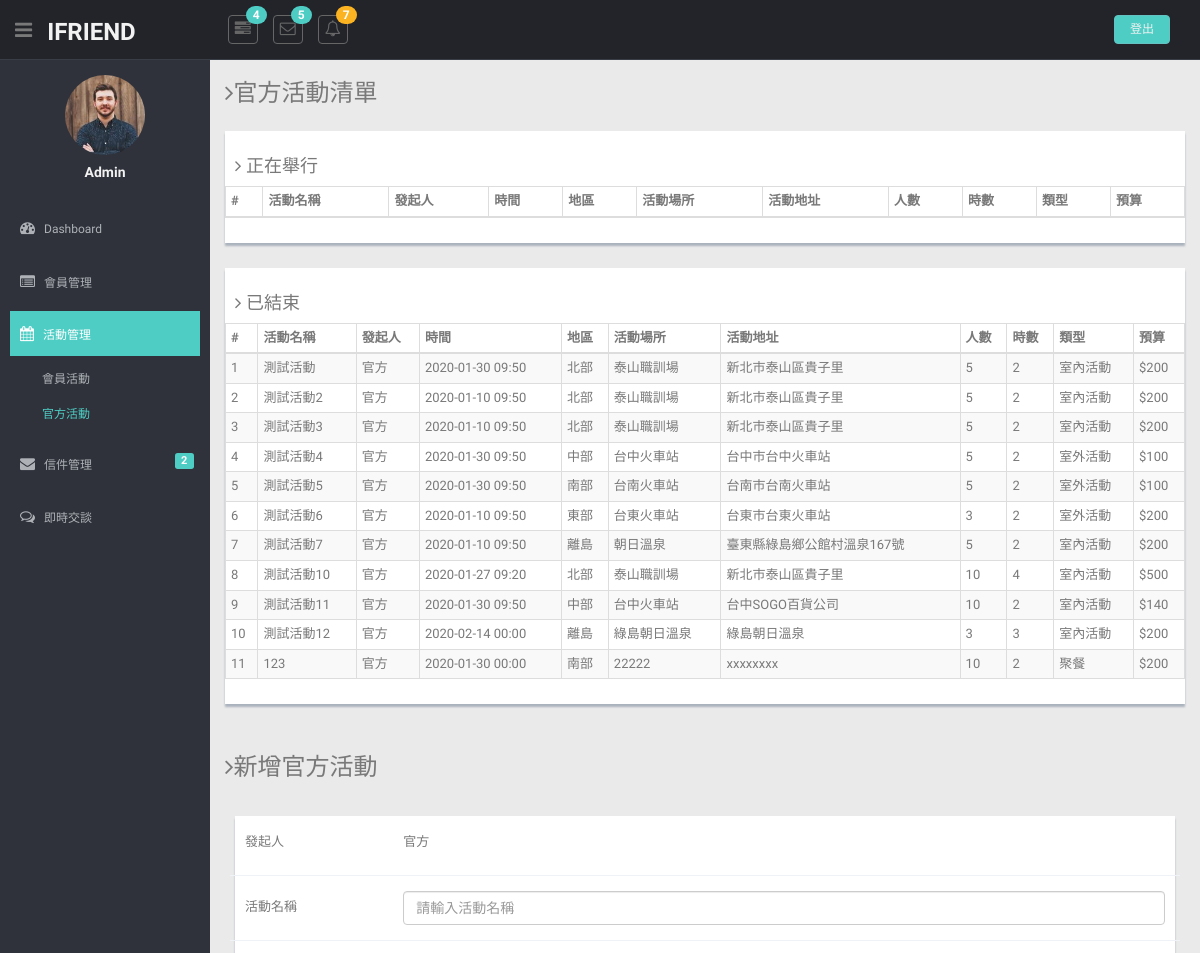
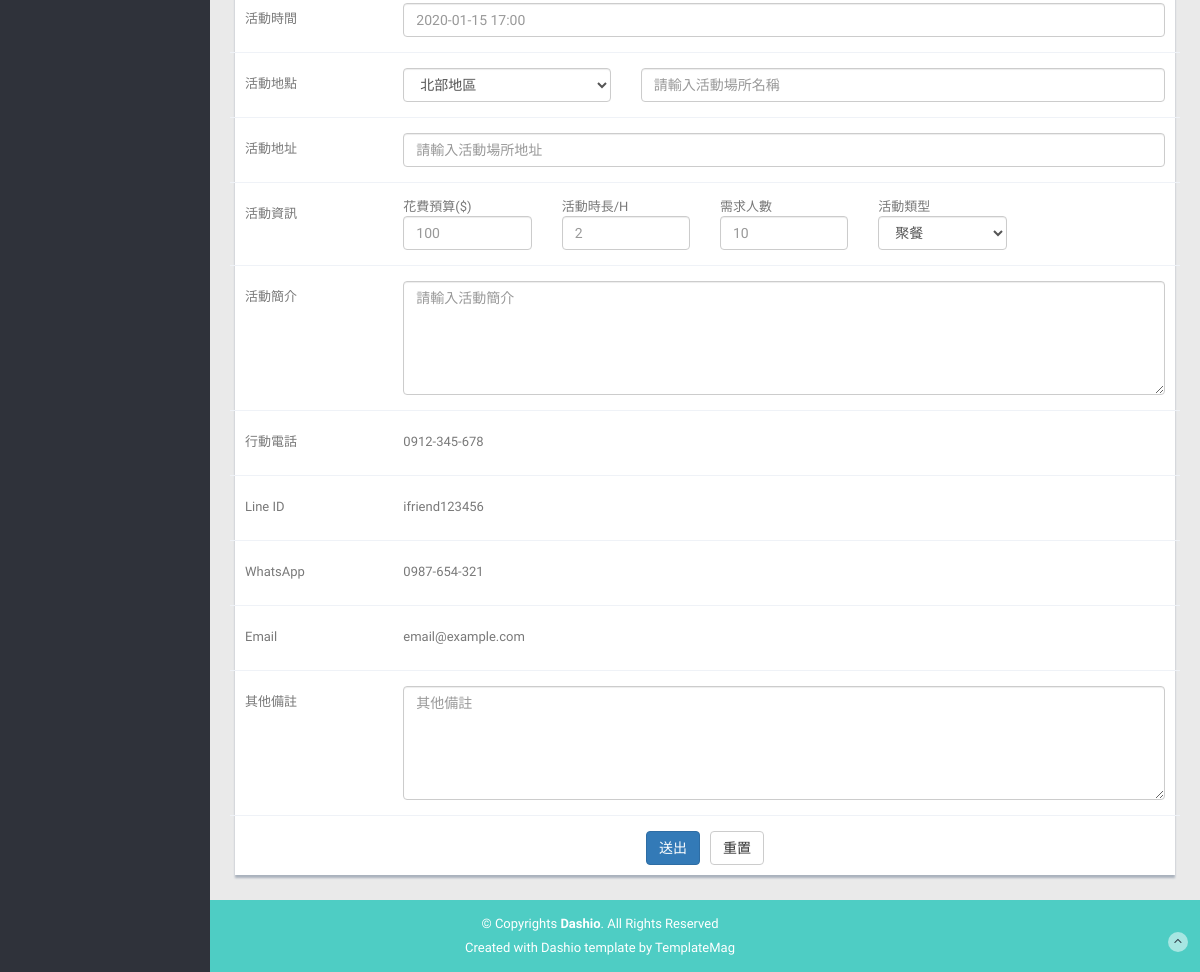
Screenshot of /Dashio/aevent_org.php with the database file from the repository (2 pictures, top to bottom).
### tables this page shows
CREATE TABLE `t5_event` (
  `id` int(10) UNSIGNED NOT NULL,
  `acc` text NOT NULL,
  `eventname` text NOT NULL,
  `organizer` text NOT NULL,
  `locat` text NOT NULL,
  `place` text NOT NULL,
  `placeadd` text NOT NULL,
  `num` int(11) NOT NULL,
  `order_num` int(11) NOT NULL,
  `timelength` int(11) NOT NULL,
  `type` text NOT NULL,
  `budget` int(11) NOT NULL,
  `intro` text NOT NULL,
  `memo` text NOT NULL,
  `date` datetime DEFAULT NULL
);

### php/sql.php (called while the page is built, shortened)
<?php
$db=new PDO("mysql:host=127.0.0.1;dbname=s1080404;charset=utf8","root","");
function select($tableName,$where){
  global $db;
  $sql="SELECT * FROM ".$tableName." WHERE ".$where;
  return $db->query($sql)->fetchAll();
}
?>

### Dashio/aevent_org.php (the view, shortened to what this page needs)
<?php
require_once("../php/sql.php");
?>
<!DOCTYPE html>
<html lang="en">
<head>
  <link href="lib/bootstrap/css/bootstrap.min.css" rel="stylesheet">
  <link href="lib/font-awesome/css/font-awesome.css" rel="stylesheet" />
    <link rel="stylesheet" href="BTDatetimepicker2/bootstrap-datetimepicker.css">
  <link href="css/style.css" rel="stylesheet">
  <link href="css/style-responsive.css" rel="stylesheet">
  <link href="css/table-responsive.css" rel="stylesheet">
</head>
<body>
  <section id="container">
    <header class="header black-bg">
      <div class="sidebar-toggle-box">
        <div class="fa fa-bars tooltips" data-placement="right" data-original-title="Toggle Navigation"></div>
      </div>
      <a href="admin.php" class="logo"><b>iFRIEND</b></a>
      <div class="nav notify-row" id="top_menu">
        <ul class="nav top-menu">
          <li class="dropdown">
            <a data-toggle="dropdown" class="dropdown-toggle" href="admin.php#">
              <i class="fa fa-tasks"></i>
              <span class="badge bg-theme">4</span>
              </a>
          </li>
          <li id="header_inbox_bar" class="dropdown">
            <a data-toggle="dropdown" class="dropdown-toggle" href="admin.php#">
              <i class="fa fa-envelope-o"></i>
              <span class="badge bg-theme">5</span>
              </a>
          </li>
          <li id="header_notification_bar" class="dropdown">
            <a data-toggle="dropdown" class="dropdown-toggle" href="admin.php#">
              <i class="fa fa-bell-o"></i>
              <span class="badge bg-warning">7</span>
              </a>
          </li>
        </ul>
      </div>
      <div class="top-menu">
        <ul class="nav pull-right top-menu">
          <li><a class="logout" href="../php/api.php?do=alogout">登出</a></li>
        </ul>
      </div>
    </header>
    <aside>
      <div id="sidebar" class="nav-collapse ">
        <ul class="sidebar-menu" id="nav-accordion">
          <p class="centered"><a href="profile.html" style="pointer-events: none"><img src="img/ui-sam.jpg" class="img-circle" width="80"></a></p>
          <h5 class="centered">Admin</h5>
          <li class="mt">
            <a href="admin.php">
              <i class="fa fa-dashboard"></i>
              <span>Dashboard</span>
              </a>
          </li>
          <li class="sub-menu">
            <a href="javascript:;">
              <i class="fa fa-list-alt"></i>
              <span>會員管理</span>
              </a>
          </li>
          <li class="sub-menu">
            <a class="active" href="javascript:;">
              <i class="fa fa-calendar"></i>
              <span>活動管理</span>
              </a>
            <ul class="sub">
              <li><a href="aevent.php">會員活動</a></li>
              <li class="active"><a href="aevent_org.php">官方活動</a></li>
            </ul>
          </li>
          <li>
            <a href="inbox.php">
              <i class="fa fa-envelope"></i>
              <span>信件管理 </span>
              <span class="label label-theme pull-right mail-info">2</span>
              </a>
          </li>
          <li class="sub-menu">
            <a href="javascript:;">
              <i class="fa fa-comments-o"></i>
              <span>即時交談</span>
              </a>
          </li>
        </ul>
      </div>
    </aside>
    <section id="main-content">
      <section class="wrapper">
        <h3><i class="fa fa-angle-right"></i>官方活動清單</h3>
        <div class="row mt">
          <div class="col-lg-12">
            <div class="content-panel">
              <h4><i class="fa fa-angle-right"></i> 正在舉行</h4>
              <section id="no-more-tables">
                <table class="table table-bordered table-striped table-condensed cf">
                  <thead class="cf">
                    <tr>
                    <th>#</th>
                      <th>活動名稱</th>
                      <th class="numeric">發起人</th>
                      <th class="numeric">時間</th>
                      <th class="numeric">地區</th>
                      <th class="numeric">活動場所</th>
                      <th class="numeric">活動地址</th>
                      <th class="numeric">人數</th>
                      <th class="numeric">時數</th>
                      <th class="numeric">類型</th>
                      <th class="numeric">預算</th>
                    </tr>
                  </thead>
                </table>
              </section>
            </div>
          </div>
        </div>
        <div class="row mt">
          <div class="col-lg-12">
            <div class="content-panel">
              <h4><i class="fa fa-angle-right"></i> 已結束</h4>
              <section id="no-more-tables">
                <table class="table table-bordered table-striped table-condensed cf">
                  <thead class="cf">
                    <tr>
                    <th>#</th>
                      <th>活動名稱</th>
                      <th class="numeric">發起人</th>
                      <th class="numeric">時間</th>
                      <th class="numeric">地區</th>
                      <th class="numeric">活動場所</th>
                      <th class="numeric">活動地址</th>
                      <th class="numeric">人數</th>
                      <th class="numeric">時數</th>
                      <th class="numeric">類型</th>
                      <th class="numeric">預算</th>
                    </tr>
                  </thead>
                  <tbody>
                  <?php
                    $events=select('t5_event','(organizer="官方" AND date <NOW())');
                    $i=1;
                    foreach ($events as $event) {
                    ?>
                    <tr>
                      <td data-title="#"><?=$i?></td>
                      <td data-title="活動名稱"><?=$event['eventname']?></td>
                      <td class="numeric" data-title="發起人"><?=$event['organizer']?></td>
                      <td class="numeric" data-title="時間"><?=substr($event['date'],0,16)?></td>
                      <td class="numeric" data-title="地區"><?=mb_substr($event['locat'],0,2)?></td>
                      <td class="numeric" data-title="活動場所"><?=$event['place']?></td>
                      <td class="numeric" data-title="活動地址"><?=$event['placeadd']?></td>
                      <td class="numeric" data-title="人數"><?=$event['num']?></td>
                      <td class="numeric" data-title="時數"><?=$event['timelength']?></td>
                      <td class="numeric" data-title="類型"><?=$event['type']?></td>
                      <td class="numeric" data-title="預算">$<?=$event['budget']?></td>
                    </tr>
                    <?php
                      $i++;
                    }
                    ?>
                  </tbody>
                </table>
              </section>
            </div>
          </div>
        </div>
        <h3 style="margin-top: 50px"><i class="fa fa-angle-right"></i>新增官方活動</h3>
        <div class="row mt">
          <div class="col-lg-12">
            <div class="form-panel">
              <form action="../php/api.php?do=aeventadd" class="form-horizontal style-form" method="POST">
                <div class="form-group">
                  <label class="col-lg-2 col-sm-2 control-label">發起人</label>
                  <div class="col-lg-10">
                    <p class="form-control-static">官方</p>
                  </div>
                </div>
                <div class="form-group">
                  <label class="col-sm-2 col-sm-2 control-label">活動名稱</label>
                  <div class="col-sm-10">
                    <input type="text" class="form-control" name="eventname" placeholder="請輸入活動名稱" required>
                  </div>
                </div>
                <div class="form-group">
                  <label class="col-sm-2 col-sm-2 control-label">活動時間</label>
                  <div class="col-sm-10">
                    <input type="text" class="form-control" name="date" placeholder="2020-01-15 17:00" required>
                  </div>
                </div>
                <div class="form-group">
                  <label class="col-lg-2 col-sm-2 control-label">活動地點</label>
                  <div class="col-sm-4 col-lg-3">
                    <select class="form-control" name="locat" required>
                      <option value="1">北部地區</option>
                    </select>
                  </div>
                  <div class="col-sm-6 col-lg-7">
                    <input type="text" class="form-control" name="place" placeholder="請輸入活動場所名稱" required>
                  </div>
                </div>
                <div class="form-group">
                  <label class="col-sm-2 col-sm-2 control-label">活動地址</label>
                  <div class="col-sm-10">
                    <input type="text" class="form-control" name="placeadd" placeholder="請輸入活動場所地址" required>
                  </div>
                </div>
                <div class="form-group">
                  <label class="col-sm-2 col-sm-2 control-label">活動資訊</label>
                  <div class="col-sm-2">
                    花費預算($)
                    <input type="text" class="form-control" name="budget" placeholder="100" required>
                  </div>
                  <div class="col-sm-2">
                    活動時長/H
                    <input type="text" class="form-control" name="timelength" placeholder="2" required>
                  </div>
                  <div class="col-sm-2">
                    需求人數
                    <input type="text" class="form-control" name="num" placeholder="10" required>
                  </div>
                  <div class="col-sm-3 col-lg-2">
                    活動類型
                    <select class="form-control" name="type" required>
                      <option>聚餐</option>
                    </select>
                  </div>
                </div>
                <div class="form-group">
                  <label class="col-lg-2 col-sm-2 control-label">活動簡介</label>
                  <div class="col-lg-10">
                    <textarea class="form-control" name="intro" id="contact-message" placeholder="請輸入活動簡介" rows="5" data-rule="required"></textarea>
                  </div>
                </div>
                <div class="form-group">
                  <label class="col-lg-2 col-sm-2 control-label">行動電話</label>
                  <div class="col-lg-10">
                    <p class="form-control-static">0912-345-678</p>
                  </div>
                </div>
                <div class="form-group">
                  <label class="col-lg-2 col-sm-2 control-label">Line ID</label>
                  <div class="col-lg-10">
                    <p class="form-control-static">ifriend123456</p>
                  </div>
                </div>
                <div class="form-group">
                  <label class="col-lg-2 col-sm-2 control-label">WhatsApp</label>
                  <div class="col-lg-10">
                    <p class="form-control-static">0987-654-321</p>
                  </div>
                </div>
                <div class="form-group">
                  <label class="col-lg-2 col-sm-2 control-label">Email</label>
                  <div class="col-lg-10">
                    <p class="form-control-static">email@example.com</p>
                  </div>
                </div>
                <div class="form-group">
                  <label class="col-lg-2 col-sm-2 control-label">其他備註</label>
                  <div class="col-lg-10">
                    <textarea class="form-control" name="memo" id="contact-message" placeholder="其他備註" rows="5"></textarea>
                  </div>
                </div>
                <div style="display:flex;justify-content:center">
                  <button type="submit" class="btn btn-primary">送出</button>
                  <button type="reset" class="btn btn-default" style="margin-left: 10px">重置</button>
                </div>
              </form>
            </div>
          </div>
        </div>
      </section>
    </section>
    <footer class="site-footer">
      <div class="text-center">
        <p>
          &copy; Copyrights <strong>Dashio</strong>. All Rights Reserved
        </p>
        <div class="credits">
          Created with Dashio template by <a href="https://templatemag.com/">TemplateMag</a>
        </div>
        <a href="responsive_table.html#" class="go-top">
          <i class="fa fa-angle-up"></i>
          </a>
      </div>
    </footer>
  </section>
</body>
</html>

### rows the page displays
t5_event: eventname "測試活動", organizer "官方", date "2020-01-30 09:50", locat "北部", place "泰山職訓場", placeadd "新北市泰山區貴子里", num "5", timelength "2", type "室內活動", budget "200"
t5_event: eventname "測試活動2", organizer "官方", date "2020-01-10 09:50", locat "北部", place "泰山職訓場", placeadd "新北市泰山區貴子里", num "5", timelength "2", type "室內活動", budget "200"
t5_event: eventname "測試活動3", organizer "官方", date "2020-01-10 09:50", locat "北部", place "泰山職訓場", placeadd "新北市泰山區貴子里", num "5", timelength "2", type "室內活動", budget "200"
t5_event: eventname "測試活動4", organizer "官方", date "2020-01-30 09:50", locat "中部", place "台中火車站", placeadd "台中市台中火車站", num "5", timelength "2", type "室外活動", budget "100"
t5_event: eventname "測試活動5", organizer "官方", date "2020-01-30 09:50", locat "南部", place "台南火車站", placeadd "台南市台南火車站", num "5", timelength "2", type "室外活動", budget "100"
t5_event: eventname "測試活動6", organizer "官方", date "2020-01-10 09:50", locat "東部", place "台東火車站", placeadd "台東市台東火車站", num "3", timelength "2", type "室外活動", budget "200"
t5_event: eventname "測試活動7", organizer "官方", date "2020-01-10 09:50", locat "離島", place "朝日溫泉", placeadd "臺東縣綠島鄉公館村溫泉167號", num "5", timelength "2", type "室內活動", budget "200"
t5_event: eventname "測試活動10", organizer "官方", date "2020-01-27 09:20", locat "北部", place "泰山職訓場", placeadd "新北市泰山區貴子里", num "10", timelength "4", type "室內活動", budget "500"
t5_event: eventname "測試活動11", organizer "官方", date "2020-01-30 09:50", locat "中部", place "台中火車站", placeadd "台中SOGO百貨公司", num "10", timelength "2", type "室內活動", budget "140"
t5_event: eventname "測試活動12", organizer "官方", date "2020-02-14 00:00", locat "離島", place "綠島朝日溫泉", placeadd "綠島朝日溫泉", num "3", timelength "3", type "室內活動", budget "200"
t5_event: eventname "123", organizer "官方", date "2020-01-30 00:00", locat "南部", place "22222", placeadd "xxxxxxxx", num "10", timelength "2", type "聚餐", budget "200"
